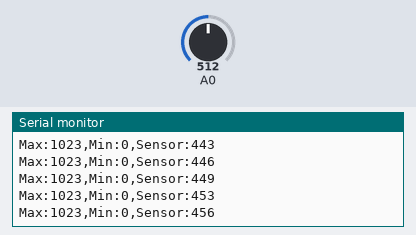
A sketch run on a simulated Arduino Uno, built with avr-gcc and run on an emulated ATmega328P. Parts: the last lines printed to the serial monitor. The inputs (shaded band) are chosen by the test bench; at power-on: A0 = 512.

Above: at 1.2 s.
1.3 s: A0 set to 0
At 1.9 s:
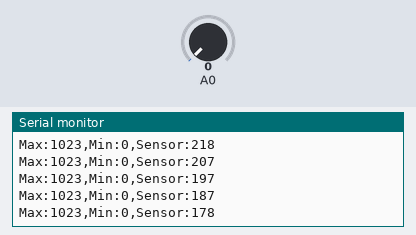
4.3 s: A0 set to 122
At 4.9 s:
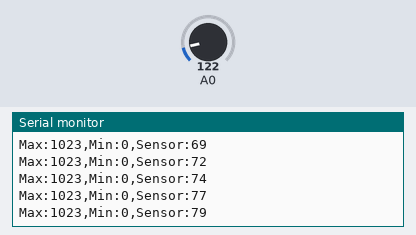
7.3 s: A0 set to 1023
At 7.8 s:
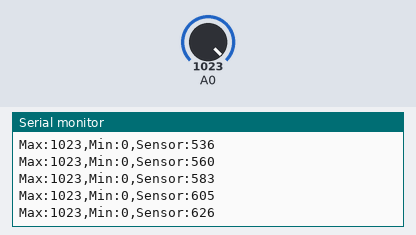
10.3 s: A0 set to 716
At 10.8 s:
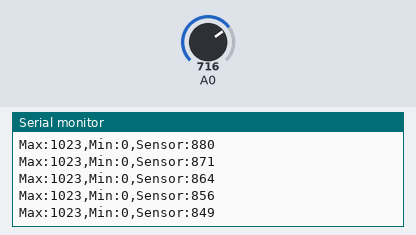
Timing chart, 0 to 13.3 s (numbered marks = the images above; inputs shaded):
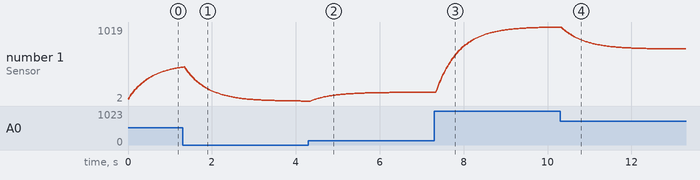

Measured:
- after the input at 7.3 s, the serial monitor: prints a new line after 0.07 s (image 3)
- plotted number 1: 121 → 1019 after the input at 7.3 s

The sketch:

FlameSensorFiltered.ino
```cpp
/************************************************************************************************
Example Description
In this example we demonstrate our Filter library. We sample data from an analog port then filter
the data and plot both value to MegunoLink's Time Plot visualier.

More Information
*  http://www.MegunoLink.com/documentation/arduino-libraries/exponential-filter/
*  http://www.megunolink.com/documentation/plotting/

This Example Requires:
*  The MegunoLink arduino library https://www.megunolink.com/documentation/arduino-integration/

MegunoLink Interface
You can download a pre-made interface from here:
https://github.com/Megunolink/MLP/raw/master/examples/ExponentialFilter/ExponentialFilter.mlpz

You can find out more about MegunoLink and download a free trial from here
https://www.megunolink.com/
https://www.megunolink.com/download/
************************************************************************************************/

#include "MegunoLink.h"
#include "Filter.h"

// Create a new exponential filter with a weight of 10 and initial value of 0.
ExponentialFilter<long> ADCFilter(5, 0);

void setup()
{
  Serial.begin(9600);
}

void loop()
{
  int RawValue = analogRead(0);
  ADCFilter.Filter(RawValue);
  Serial.print("Max:");
  Serial.print(1023);
  Serial.print(",");
  Serial.print("Min:");
  Serial.print(0);
  Serial.print(",");
  Serial.print("Sensor:");
  Serial.println(ADCFilter.Current());
  delay(20);
}
```
